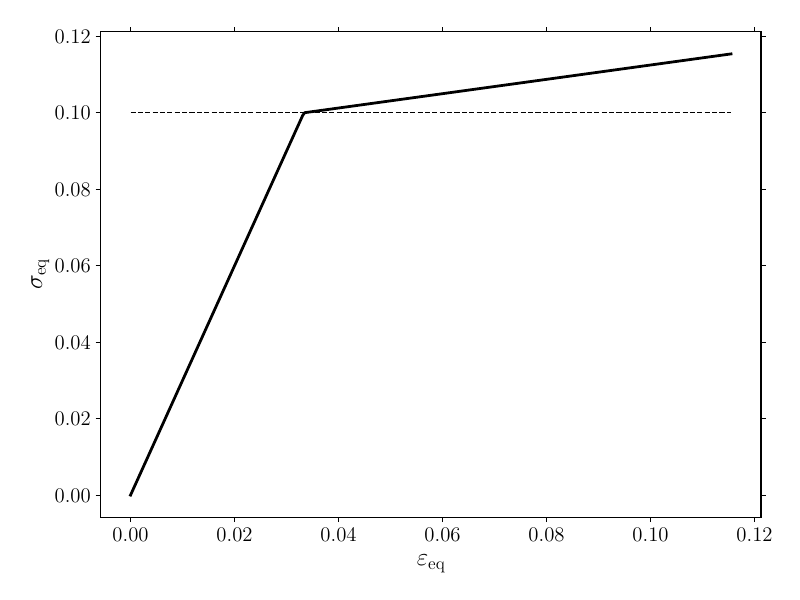

This figure's Python source:
import GMatElastoPlastic.Cartesian3d as GMat
import matplotlib.pyplot as plt
import numpy as np

try:
    plt.style.use(['goose', 'goose-latex'])
except:
    pass

# define material model

mat = GMat.LinearHardening(10.0, 1.0, 0.1, 0.2)

# pre-loading

ninc = 301

epseq = np.zeros(ninc)
sigeq = np.zeros(ninc)

for igamma, gamma in enumerate(np.linspace(0.0, 0.1, ninc)):

    mat.increment()

    Eps = np.array([
        [0.0, gamma, 0.0],
        [gamma, 0.0, 0.0],
        [0.0, 0.0, 0.0],
    ])

    mat.setStrain(Eps)
    Sig = mat.Stress()

    epseq[igamma] = GMat.Epseq(Eps)
    sigeq[igamma] = GMat.Sigeq(Sig)

# plot result

fig, ax = plt.subplots()

ax.plot(epseq, mat.sigy0() * np.ones(epseq.shape), ls='--', lw=1, c='k')
ax.plot(epseq, sigeq, c='k')

ax.set_xlabel(r'$\varepsilon_\mathrm{eq}$')
ax.set_ylabel(r'$\sigma_\mathrm{eq}$')

fig.savefig('stress-strain.pdf')
plt.show()
